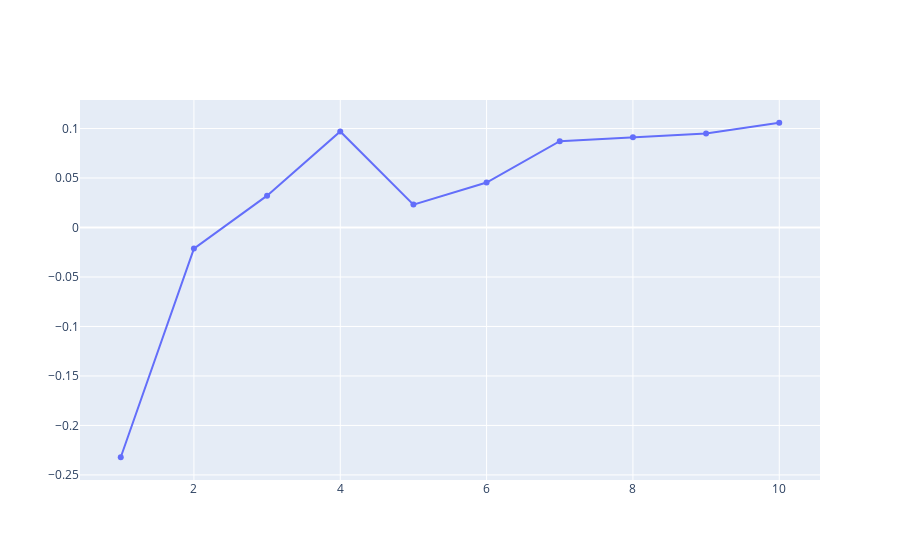

Here is the notebook cell this chart was saved with:
### Code cell
import plotly.graph_objects as go


trace = go.Scatter(x = np.arange(1, 11), y =  r2_scores)
go.Figure(trace)

### Figure 1 — Plotly figure (JSON) as saved in the notebook; plotly's stock layout.template omitted (floating-point values rounded to 4 significant figures)
{"data": [{"type": "scatter", "x": [1, 2, 3, 4, 5, 6, 7, 8, 9, 10], "y": [-0.2321, -0.0213, 0.03217, 0.09704, 0.02312, 0.04544, 0.08717, 0.09129, 0.09487, 0.1058]}], "layout": {"autosize": true, "xaxis": {"autorange": true, "range": [0.4407, 10.56], "type": "linear"}, "yaxis": {"autorange": true, "range": [-0.2569, 0.1306], "type": "linear"}}}
